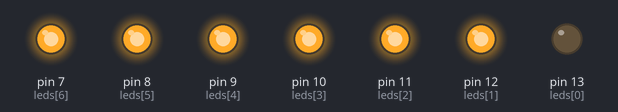
This sketch was run on a simulated Arduino Uno, built for the host (arithmetic inside an expression is 32-bit, double 64-bit). Parts: output pins drawn as LEDs (lit = HIGH).

Above: at 0.03 s.
At 0.81 s:
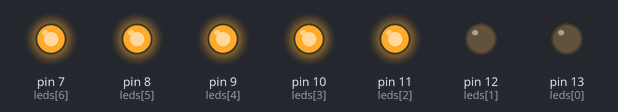
At 1.35 s:
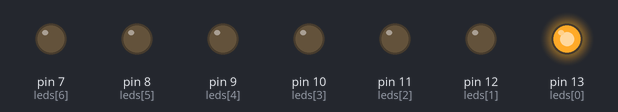
At 1.86 s:
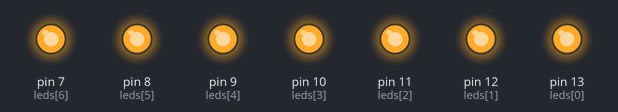
At 3.09 s:
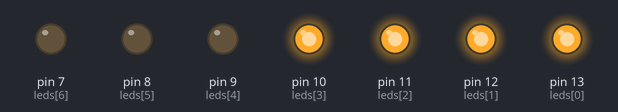
At 4.29 s:
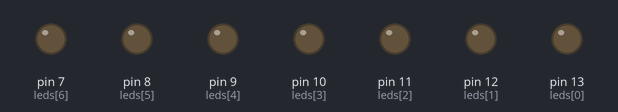
Timing chart, 0 to 4.6 s (numbered marks = the images above):
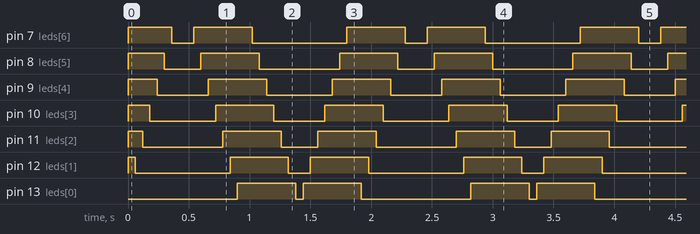

Measured:
- by itself, pin 7 (leds[6]): repeats every 1.9 s: LOW 0.18 s, HIGH 0.48 s, LOW 0.78 s, HIGH 0.48 s
- by itself, pin 8 (leds[5]): repeats every 1.9 s: LOW 0.30 s, HIGH 0.48 s, LOW 0.66 s, HIGH 0.48 s
- by itself, pin 9 (leds[4]): repeats every 1.9 s: LOW 0.42 s, HIGH 0.48 s, LOW 0.54 s, HIGH 0.48 s
- by itself, pin 10 (leds[3]): repeats every 1.9 s: LOW 0.54 s, HIGH 0.48 s, LOW 0.42 s, HIGH 0.48 s
- by itself, pin 11 (leds[2]): repeats every 1.9 s: LOW 0.66 s, HIGH 0.48 s, LOW 0.30 s, HIGH 0.48 s
- by itself, pin 12 (leds[1]): repeats every 1.9 s: LOW 0.78 s, HIGH 0.48 s, LOW 0.18 s, HIGH 0.48 s
- by itself, pin 13 (leds[0]): repeats every 1.9 s: LOW 0.06 s, HIGH 0.48 s, LOW 0.90 s, HIGH 0.48 s

The sketch:

multicolorsinus.ino
```cpp
/*
 * $OpenBSD: template.ino,v 1.1 2012/04/24 06:37:32 jasper Exp $
 *
 * Arduino projects run something like this:
 *	main() {
 *		init(); // arduino private setup
 *		setup(); // your setup goes here
 *		while(1) {
 *			loop(); // your main loop
 *		}
 *	}
 *
 * Arduino reference is at /usr/local/share/doc/arduino/reference/
 */

#ifdef __cplusplus
extern "C" {
#endif

#define DELAY 60

int i = 0;
int j = 0;
int brightness = 0;
unsigned int sincounter = 0;

int leds[]={13,12,11,10,9,8,7};

const char sinustabell[]={255,254,254,254,254,254,253,253,252,251,251,250,249,248,247,246,245,243,242,241,239,238,236,234,233,231,229,227,225,223,221,219,217,214,212,210,207,205,202,200,197,195,192,189,186,184,181,178,175,172,169,166,163,160,157,154,151,148,145,141,138,135,132,129,126,123,119,116,113,110,107,104,101,98,95,91,88,85,82,80,77,74,71,68,65,63,60,57,54,52,49,47,44,42,40,37,35,33,31,29,27,25,23,21,19,18,16,14,13,12,10,9,8,7,6,5,4,3,2,1,1,0,0,0,0,0,0,0,0,0,0,0,0,0,0,1,1,2,3,4,5,6,7,8,9,10,12,13,14,16,18,19,21,23,25,27,29,31,33,35,37,40,42,44,47,49,52,54,57,60,62,65,68,71,74,77,80,82,85,88,91,95,98,101,104,107,110,113,116,119,123,126,129,132,135,138,141,145,148,151,154,157,160,163,166,169,172,175,178,181,184,186,189,192,195,197,200,202,205,207,210,212,214,217,219,221,223,225,227,229,231,233,234,236,238,239,241,242,243,245,246,247,248,249,250,251,251,252,253,253,254,254,254,254,254,255};

void setup(void) {
  /* your code here */
  for (i=0; i<7; i++) {
    pinMode(leds[i], OUTPUT);
  }
  return;
}

void loop(void) {
  /* more of your code here */

  for (j=0; j<8; j++) {
    digitalWrite(leds[j],HIGH);
  }

  for (j=0; j<8; j++) {
    digitalWrite(leds[j],LOW);
    delay(DELAY);
  }

  for(j=0; j<8; j++) {
    digitalWrite(leds[7-j],HIGH);
    delay(DELAY);
  }

  for(j=0; j<8; j++) {
    digitalWrite(leds[7-j],LOW);
    delay(DELAY);
  }
  for (j=0; j<8; j++) {
    digitalWrite(leds[j],HIGH);
    delay(DELAY);
  }


  return;
}

#ifdef __cplusplus
}
#endif
```
